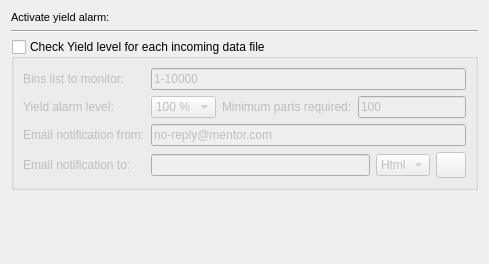
     <widget class="QWidget" name="tab_Yield">
      <attribute name="title">
       <string>Yield</string>
      </attribute>
      <layout class="QVBoxLayout" name="verticalLayout_2">
       <item>
        <widget class="QLabel" name="labelYield">
         <property name="text">
          <string>&lt;!DOCTYPE HTML PUBLIC &quot;-//W3C//DTD HTML 4.0//EN&quot; &quot;http://www.w3.org/TR/REC-html40/strict.dtd&quot;&gt;
&lt;html&gt;&lt;head&gt;&lt;meta name=&quot;qrichtext&quot; content=&quot;1&quot; /&gt;&lt;style type=&quot;text/css&quot;&gt;
p, li { white-space: pre-wrap; }
&lt;/style&gt;&lt;/head&gt;&lt;body style=&quot; font-family:'MS Shell Dlg 2'; font-size:8.25pt; font-weight:400; font-style:normal;&quot;&gt;
&lt;p style=&quot; margin-top:0px; margin-bottom:0px; margin-left:0px; margin-right:0px; -qt-block-indent:0; text-indent:0px; font-size:8pt;&quot;&gt;Activate yield alarm:&lt;/p&gt;&lt;/body&gt;&lt;/html&gt;</string>
         </property>
        </widget>
       </item>
       <item>
        <widget class="Line" name="line_2">
         <property name="orientation">
          <enum>Qt::Horizontal</enum>
         </property>
        </widget>
       </item>
       <item>
        <widget class="QGroupBox" name="groupBoxYieldMonitoring">
         <property name="title">
          <string>Check Yield level for each incoming data file</string>
         </property>
         <property name="checkable">
          <bool>true</bool>
         </property>
         <property name="checked">
          <bool>false</bool>
         </property>
         <layout class="QGridLayout" name="gridLayout_2">
          <item row="0" column="0">
           <widget class="QLabel" name="TextLabelYieldBins">
            <property name="text">
             <string>Bins list to monitor:</string>
            </property>
            <property name="wordWrap">
             <bool>false</bool>
            </property>
           </widget>
          </item>
          <item row="0" column="1" colspan="6">
           <widget class="QLineEdit" name="lineEditYieldBins">
            <property name="toolTip">
             <string>List of bins to monitor (softbin).E.g: 1-99,120-150</string>
            </property>
            <property name="text">
             <string>1-10000</string>
            </property>
           </widget>
          </item>
          <item row="1" column="0">
           <widget class="QLabel" name="TextLabelYieldLevel">
            <property name="text">
             <string>Yield alarm level:</string>
            </property>
            <property name="wordWrap">
             <bool>false</bool>
            </property>
           </widget>
          </item>
          <item row="1" column="1">
           <widget class="QComboBox" name="comboBoxYieldLevel">
            <property name="toolTip">
             <string>Yield under this level will trigger an email alarm notification</string>
            </property>
            <item>
             <property name="text">
              <string>100 %</string>
             </property>
            </item>
            <item>
             <property name="text">
              <string>99 %</string>
             </property>
            </item>
            <item>
             <property name="text">
              <string>98 %</string>
             </property>
            </item>
            <item>
             <property name="text">
              <string>97 %</string>
             </property>
            </item>
            <item>
             <property name="text">
              <string>96 %</string>
             </property>
            </item>
            <item>
             <property name="text">
              <string>95 %</string>
             </property>
            </item>
            <item>
             <property name="text">
              <string>94 %</string>
             </property>
            </item>
           </widget>
          </item>
          <item row="1" column="2" colspan="2">
           <widget class="QLabel" name="TextLabelYieldMinimumParts">
            <property name="text">
             <string>Minimum parts required:</string>
            </property>
            <property name="wordWrap">
             <bool>false</bool>
            </property>
           </widget>
          </item>
          <item row="2" column="0">
           <widget class="QLabel" name="TextLabelEmailFrom">
            <property name="text">
             <string>Email notification from:</string>
            </property>
            <property name="wordWrap">
             <bool>false</bool>
            </property>
           </widget>
          </item>
          <item row="2" column="1" colspan="6">
           <widget class="QLineEdit" name="lineEditEmailFrom">
            <property name="toolTip">
             <string>Enter 'From' email address</string>
            </property>
            <property name="text">
             <string>no-reply@mentor.com</string>
            </property>
           </widget>
          </item>
          <item row="3" column="0">
           <widget class="QLabel" name="TextLabelEmailList">
            <property name="text">
             <string>Email notification to:</string>
            </property>
            <property name="wordWrap">
             <bool>false</bool>
            </property>
           </widget>
          </item>
          <item row="3" column="1" colspan="4">
           <widget class="QLineEdit" name="lineEditEmailList">
            <property name="toolTip">
             <string>Enter email addresses to notify (comma separated), or path to a mailing list file.</string>
            </property>
           </widget>
          </item>
          <item row="3" column="5">
           <widget class="QComboBox" name="comboBoxMailFormat">
            <property name="toolTip">
             <string>Email format: HTML or Plain TEXT</string>
            </property>
            <item>
             <property name="text">
              <string>Html</string>
             </property>
            </item>
            <item>
             <property name="text">
              <string>Text</string>
             </property>
            </item>
           </widget>
          </item>
          <item row="3" column="6">
           <widget class="QPushButton" name="pushButtonMailingList">
            <property name="sizePolicy">
             <sizepolicy hsizetype="Fixed" vsizetype="Fixed">
              <horstretch>0</horstretch>
              <verstretch>0</verstretch>
             </sizepolicy>
            </property>
            <property name="minimumSize">
             <size>
              <width>30</width>
              <height>26</height>
             </size>
            </property>
            <property name="maximumSize">
             <size>
              <width>30</width>
              <height>26</height>
             </size>
            </property>
            <property name="toolTip">
             <string>Pick a mailing list file</string>
            </property>
            <property name="text">
             <string/>
            </property>
            <property name="icon">
             <iconset resource="../../gex.qrc">
              <normaloff>:/gex/icons/email.png</normaloff>:/gex/icons/email.png</iconset>
            </property>
            <property name="iconSize">
             <size>
              <width>32</width>
              <height>32</height>
             </size>
            </property>
            <property name="autoDefault">
             <bool>false</bool>
            </property>
           </widget>
          </item>
          <item row="1" column="4" colspan="3">
           <widget class="QLineEdit" name="lineEditYieldMinimumParts">
            <property name="toolTip">
             <string>Do not check the yield for test data files with few parts tested...</string>
            </property>
            <property name="text">
             <string>100</string>
            </property>
           </widget>
          </item>
         </layout>
        </widget>
       </item>
       <item>
        <spacer name="verticalSpacer_2">
         <property name="orientation">
          <enum>Qt::Vertical</enum>
         </property>
         <property name="sizeHint" stdset="0">
          <size>
           <width>228</width>
           <height>63</height>
          </size>
         </property>
        </spacer>
       </item>
      </layout>
     </widget>
